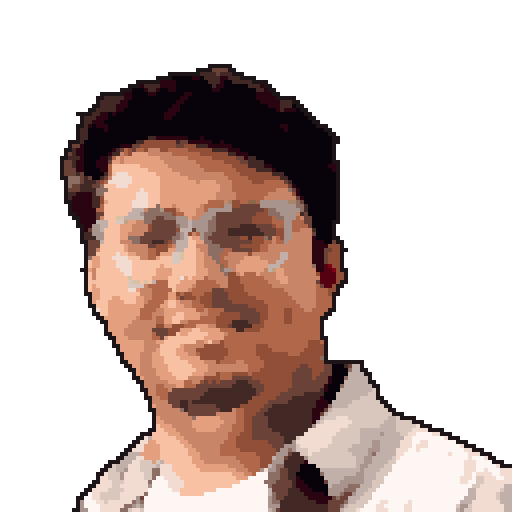
#> input picture src/assets/portrait-og.png, 512 x 512 px
$ python ascii-mk.py ../src/assets/portrait-og.png
#> lines starting #> are read from the running program, lines starting #| are printed output that depends on the picture
import sys, json
from PIL import Image, ImageOps, ImageFilter, ImageEnhance, ImageDraw, ImageFont
src=sys.argv[1]
im=Image.open(src).convert('L')
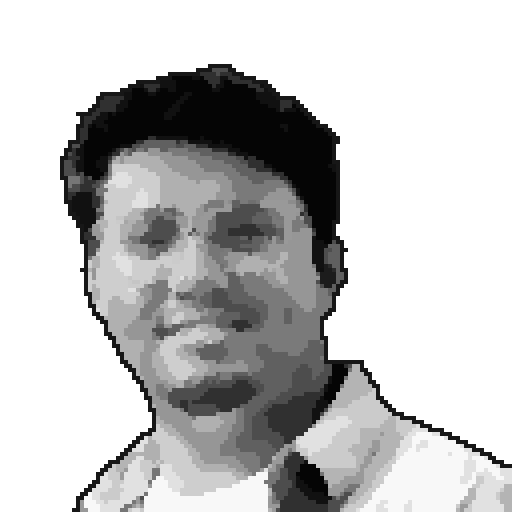
#> im: PIL image 512x512 L; min 5, max 255, mean 194.4
#> (the run stopped early here; a loop or call above may not have finished)
